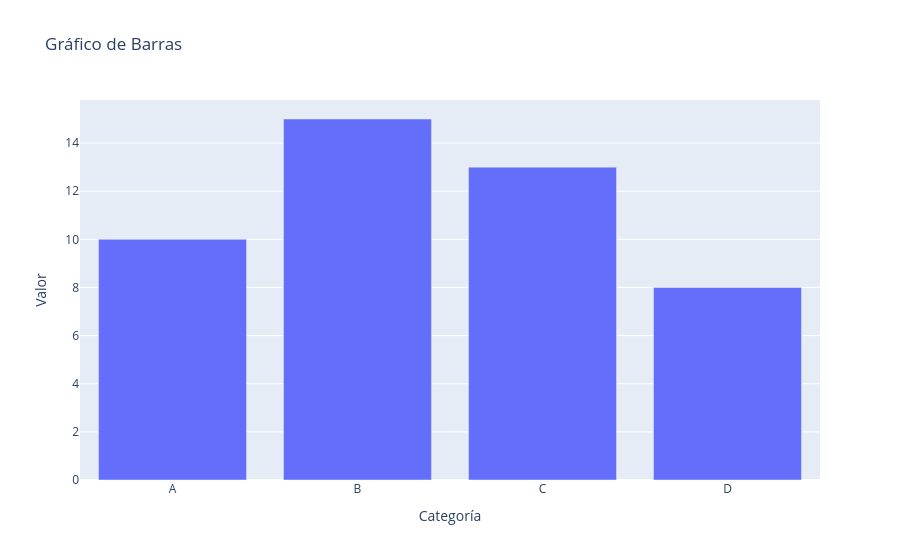

Notebook source saved alongside this figure:
### Markdown cell above
**1. Gráficos de Barras**

Son excelentes para **comparar cantidades de varias categorías o para mostrar cambios a lo largo del tiempo** si el número de puntos de tiempo es bastante pequeño.

### Code cell
import plotly.express as px

data = {
    'Categoría': ['A', 'B', 'C', 'D'],
    'Valor': [10, 15, 13, 8]
}

fig = px.bar(data, x='Categoría', y='Valor', title='Gráfico de Barras')
fig.show()

### Figure 1 — Plotly figure (JSON) as saved in the notebook; plotly's stock layout.template omitted (floating-point values rounded to 4 significant figures)
{"data": [{"alignmentgroup": "True", "hovertemplate": "Categoría=%{x}<br>Valor=%{y}<extra></extra>", "legendgroup": "", "marker": {"color": "#636efa", "pattern": {"shape": ""}}, "name": "", "offsetgroup": "", "orientation": "v", "showlegend": false, "textposition": "auto", "type": "bar", "x": ["A", "B", "C", "D"], "xaxis": "x", "y": [10, 15, 13, 8], "yaxis": "y"}], "layout": {"barmode": "relative", "legend": {"tracegroupgap": 0}, "title": {"text": "Gráfico de Barras"}, "xaxis": {"anchor": "y", "domain": [0, 1], "title": {"text": "Categoría"}}, "yaxis": {"anchor": "x", "domain": [0, 1], "title": {"text": "Valor"}}}}
